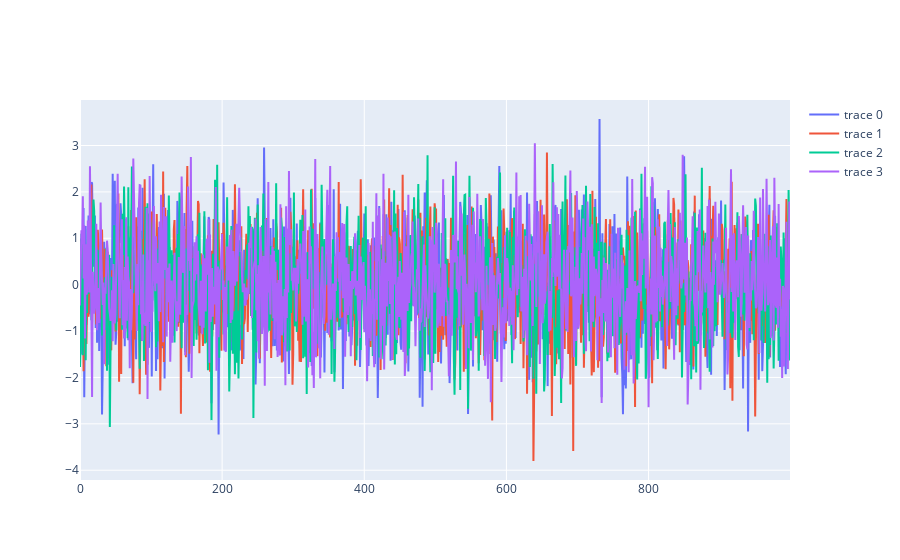

Notebook code for this chart:
### Code cell
data = [go.Scatter(y=asset.T) for asset in return_vec];
fig = go.Figure(data=data)
fig.show()

### Figure 1 — Plotly figure (JSON) as saved in the notebook; plotly's stock layout.template omitted (floating-point values rounded to 4 significant figures; data arrays with more than 128 entries replaced by an {"elided": "..."} marker saying what was removed)
{"data": [{"type": "scatter", "y": {"elided": "1000 float values"}}, {"type": "scatter", "y": {"elided": "1000 float values"}}, {"type": "scatter", "y": {"elided": "1000 float values"}}, {"type": "scatter", "y": {"elided": "1000 float values"}}], "layout": {}}
